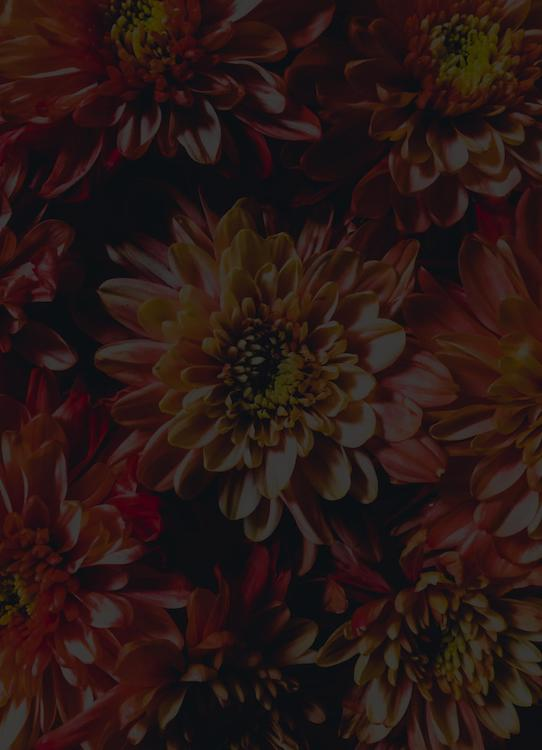
#> input picture 3.Convolution_NN/8.1_Image Enhancement and Filtering/data/images/dark-flowers.jpg, 542 x 750 px
$ python histogramEqualizationColor.py
#> lines starting #> are read from the running program, lines starting #| are printed output that depends on the picture
import cv2
from dataPath import DATA_PATH
import numpy as np

# Read color image
filename = DATA_PATH+"images/dark-flowers.jpg"
im = cv2.imread(filename)
#> im is the input picture: shape (750, 542, 3); mean B, G, R 20.1, 22.7, 40.4
imEq = np.zeros_like(im)

# Peform histogram equalization on each channel separately
for i in range(0,3):
    imEq[:,:,i] = cv2.equalizeHist(im[:,:,i])
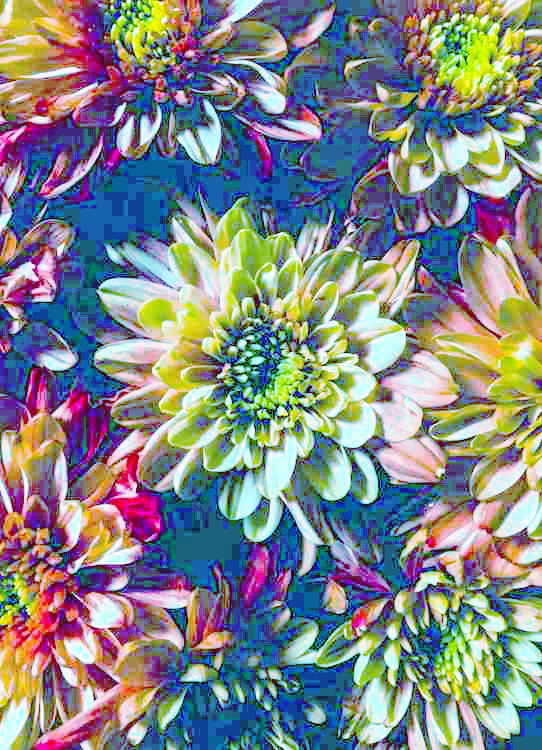
#> imEq: shape (750, 542, 3); mean B, G, R 134.5, 133.8, 129.8

cv2.imshow("Original Image",im)
cv2.waitKey(0)
cv2.imshow("Histogram Equalized",imEq)
cv2.waitKey(0)

# Read color image
filename = DATA_PATH+"images/dark-flowers.jpg"
im = cv2.imread(filename)

# Convert to HSV
imhsv = cv2.cvtColor(im, cv2.COLOR_BGR2HSV)
#> imhsv: shape (750, 542, 3); mean H, S, V 74.1, 131.9, 41

# Perform histogram equalization only on the V channel
imhsv[:,:,2] = cv2.equalizeHist(imhsv[:,:,2])
#> imhsv: shape (750, 542, 3); mean H, S, V 74.1, 131.9, 130.1

# Convert back to BGR format
imEq = cv2.cvtColor(imhsv, cv2.COLOR_HSV2BGR)
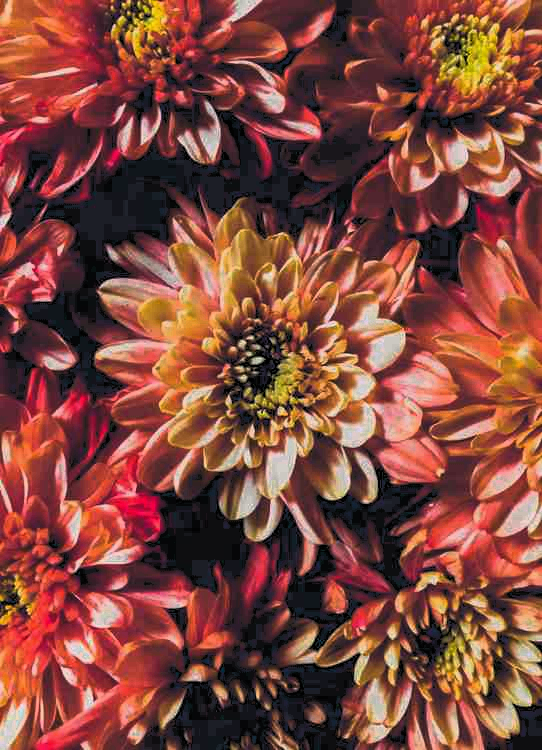
#> imEq: shape (750, 542, 3); mean B, G, R 60.4, 70.6, 129.1

cv2.imshow("Original Image",im)
cv2.waitKey(0)
cv2.imshow("Histogram Equalized",imEq)
cv2.waitKey(0)
